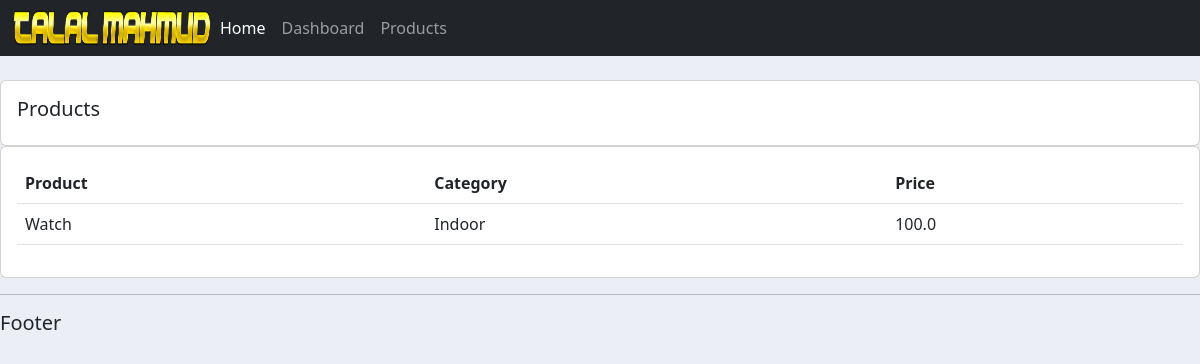
Screenshot of /products/ with the database file from the repository.
### accounts/models.py (models this page shows, shortened)
class Product(models.Model):
    CATEGORY = (
        ('Indoor', 'Indoor'),
        ('Out Door', 'Out Door'),
    )
    name = models.CharField(max_length=200, null=True)
    price = models.FloatField(null=True)
    category = models.CharField(max_length=200, null=True, choices= CATEGORY)
    description = models.CharField(max_length=200, null=True)
    date_created = models.DateTimeField(auto_now_add= True, null= True)
    tags = models.ManyToManyField(Tag)

### accounts/views.py (the view)
# urls.py: path('products/', views.products, name='products'),
def products(request):
    product = Product.objects.all()
    return render(request, 'accounts/product.html',{'product': product})

### templates/accounts/product.html
{% extends 'accounts/base.html' %}
{% block content %}
<br>
<div class="row">
    <div class="col-md">
        <div class="card card-body">
            <h5>Products</h5>
        </div>
        <div class="card card-body">
            <table class="table">
                <tr>
                    <th>Product</th>
                    <th>Category</th>
                    <th>Price</th>
                </tr>
                {% for p in product %}
                <tr>
                    <td>{{p.name}}</td>
                    <td>{{p.category}}</td>
                    <td>{{p.price}}</td>
                </tr>
                {% endfor %}
            </table>
        </div>
     </div>
</div>
{% endblock %}

### static/css/base.css (style rules this page uses)
body { background-color: #ebeff5; }

### rows the page displays
Product: name "Watch", category "Indoor", price "100.0"
